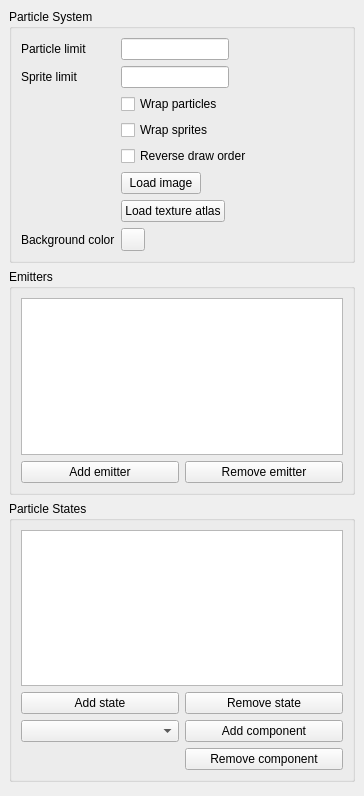
<?xml version="1.0" encoding="UTF-8"?>
<ui version="4.0">
 <class>particleEditor</class>
 <widget class="QDockWidget" name="particleEditor">
  <property name="geometry">
   <rect>
    <x>0</x>
    <y>0</y>
    <width>364</width>
    <height>796</height>
   </rect>
  </property>
  <property name="windowTitle">
   <string>Particle Editor</string>
  </property>
  <widget class="QWidget" name="dockWidgetContents">
   <layout class="QVBoxLayout" name="verticalLayout">
    <item>
     <widget class="QGroupBox" name="groupBox_3">
      <property name="title">
       <string>Particle System</string>
      </property>
      <layout class="QFormLayout" name="formLayout">
       <property name="fieldGrowthPolicy">
        <enum>QFormLayout::FieldsStayAtSizeHint</enum>
       </property>
       <item row="0" column="0">
        <widget class="QLabel" name="lblMaxParticles">
         <property name="text">
          <string>Particle limit</string>
         </property>
        </widget>
       </item>
       <item row="0" column="1">
        <widget class="QLineEdit" name="editParticleLimit"/>
       </item>
       <item row="1" column="0">
        <widget class="QLabel" name="lblMaxSprites">
         <property name="text">
          <string>Sprite limit</string>
         </property>
        </widget>
       </item>
       <item row="1" column="1">
        <widget class="QLineEdit" name="editSpriteLimit"/>
       </item>
       <item row="2" column="1">
        <widget class="QCheckBox" name="chkWrapParticles">
         <property name="text">
          <string>Wrap particles</string>
         </property>
        </widget>
       </item>
       <item row="3" column="1">
        <widget class="QCheckBox" name="chkWrapSprites">
         <property name="text">
          <string>Wrap sprites</string>
         </property>
        </widget>
       </item>
       <item row="4" column="1">
        <widget class="QCheckBox" name="chkReverseDraw">
         <property name="text">
          <string>Reverse draw order</string>
         </property>
        </widget>
       </item>
       <item row="6" column="1">
        <widget class="QPushButton" name="btnTexture">
         <property name="text">
          <string>Load texture atlas</string>
         </property>
        </widget>
       </item>
       <item row="7" column="1">
        <widget class="QToolButton" name="btnBgColor">
         <property name="text">
          <string/>
         </property>
        </widget>
       </item>
       <item row="7" column="0">
        <widget class="QLabel" name="lblColor">
         <property name="text">
          <string>Background color</string>
         </property>
        </widget>
       </item>
       <item row="5" column="1">
        <widget class="QPushButton" name="btnLoadImage">
         <property name="text">
          <string>Load image</string>
         </property>
        </widget>
       </item>
      </layout>
     </widget>
    </item>
    <item>
     <widget class="QGroupBox" name="groupBox">
      <property name="title">
       <string>Emitters</string>
      </property>
      <layout class="QGridLayout" name="gridLayout">
       <item row="1" column="0">
        <widget class="QPushButton" name="btnAddEmitter">
         <property name="text">
          <string>Add emitter</string>
         </property>
        </widget>
       </item>
       <item row="1" column="1">
        <widget class="QPushButton" name="btnDeleteEmitter">
         <property name="text">
          <string>Remove emitter</string>
         </property>
        </widget>
       </item>
       <item row="0" column="0" colspan="2">
        <widget class="QListWidget" name="listEmitter">
         <property name="sizePolicy">
          <sizepolicy hsizetype="Expanding" vsizetype="Expanding">
           <horstretch>0</horstretch>
           <verstretch>0</verstretch>
          </sizepolicy>
         </property>
         <property name="editTriggers">
          <set>QAbstractItemView::NoEditTriggers</set>
         </property>
         <property name="showDropIndicator" stdset="0">
          <bool>false</bool>
         </property>
         <property name="resizeMode">
          <enum>QListView::Adjust</enum>
         </property>
         <property name="selectionRectVisible">
          <bool>true</bool>
         </property>
        </widget>
       </item>
      </layout>
     </widget>
    </item>
    <item>
     <widget class="QGroupBox" name="groupBox_2">
      <property name="title">
       <string>Particle States</string>
      </property>
      <layout class="QGridLayout" name="gridLayout_2">
       <item row="1" column="0">
        <widget class="QPushButton" name="btnAddState">
         <property name="text">
          <string>Add state</string>
         </property>
        </widget>
       </item>
       <item row="2" column="0">
        <widget class="QComboBox" name="cmbComponent"/>
       </item>
       <item row="2" column="1">
        <widget class="QPushButton" name="btnAddComponent">
         <property name="text">
          <string>Add component</string>
         </property>
        </widget>
       </item>
       <item row="1" column="1">
        <widget class="QPushButton" name="btnDeleteState">
         <property name="text">
          <string>Remove state</string>
         </property>
        </widget>
       </item>
       <item row="0" column="0" colspan="2">
        <widget class="QListWidget" name="listState">
         <property name="sizePolicy">
          <sizepolicy hsizetype="Expanding" vsizetype="Expanding">
           <horstretch>0</horstretch>
           <verstretch>0</verstretch>
          </sizepolicy>
         </property>
         <property name="editTriggers">
          <set>QAbstractItemView::NoEditTriggers</set>
         </property>
         <property name="showDropIndicator" stdset="0">
          <bool>false</bool>
         </property>
         <property name="resizeMode">
          <enum>QListView::Adjust</enum>
         </property>
         <property name="selectionRectVisible">
          <bool>true</bool>
         </property>
        </widget>
       </item>
       <item row="3" column="1">
        <widget class="QPushButton" name="btnRemoveComponent">
         <property name="text">
          <string>Remove component</string>
         </property>
        </widget>
       </item>
      </layout>
     </widget>
    </item>
    <item>
     <spacer name="verticalSpacer">
      <property name="orientation">
       <enum>Qt::Vertical</enum>
      </property>
      <property name="sizeHint" stdset="0">
       <size>
        <width>20</width>
        <height>40</height>
       </size>
      </property>
     </spacer>
    </item>
   </layout>
  </widget>
 </widget>
 <resources/>
 <connections>
  <connection>
   <sender>btnAddComponent</sender>
   <signal>clicked()</signal>
   <receiver>particleEditor</receiver>
   <slot>onNewComponent()</slot>
   <hints>
    <hint type="sourcelabel">
     <x>262</x>
     <y>728</y>
    </hint>
    <hint type="destinationlabel">
     <x>181</x>
     <y>397</y>
    </hint>
   </hints>
  </connection>
  <connection>
   <sender>btnAddEmitter</sender>
   <signal>clicked()</signal>
   <receiver>particleEditor</receiver>
   <slot>onNewEmitter()</slot>
   <hints>
    <hint type="sourcelabel">
     <x>100</x>
     <y>446</y>
    </hint>
    <hint type="destinationlabel">
     <x>181</x>
     <y>397</y>
    </hint>
   </hints>
  </connection>
  <connection>
   <sender>btnAddState</sender>
   <signal>clicked()</signal>
   <receiver>particleEditor</receiver>
   <slot>onNewState()</slot>
   <hints>
    <hint type="sourcelabel">
     <x>100</x>
     <y>694</y>
    </hint>
    <hint type="destinationlabel">
     <x>181</x>
     <y>397</y>
    </hint>
   </hints>
  </connection>
  <connection>
   <sender>btnDeleteEmitter</sender>
   <signal>clicked()</signal>
   <receiver>particleEditor</receiver>
   <slot>onDeleteEmitter()</slot>
   <hints>
    <hint type="sourcelabel">
     <x>262</x>
     <y>446</y>
    </hint>
    <hint type="destinationlabel">
     <x>181</x>
     <y>397</y>
    </hint>
   </hints>
  </connection>
  <connection>
   <sender>btnDeleteState</sender>
   <signal>clicked()</signal>
   <receiver>particleEditor</receiver>
   <slot>onDeleteState()</slot>
   <hints>
    <hint type="sourcelabel">
     <x>262</x>
     <y>694</y>
    </hint>
    <hint type="destinationlabel">
     <x>181</x>
     <y>397</y>
    </hint>
   </hints>
  </connection>
  <connection>
   <sender>btnTexture</sender>
   <signal>clicked()</signal>
   <receiver>particleEditor</receiver>
   <slot>onLoadAtlas()</slot>
   <hints>
    <hint type="sourcelabel">
     <x>224</x>
     <y>197</y>
    </hint>
    <hint type="destinationlabel">
     <x>181</x>
     <y>397</y>
    </hint>
   </hints>
  </connection>
  <connection>
   <sender>chkReverseDraw</sender>
   <signal>toggled(bool)</signal>
   <receiver>particleEditor</receiver>
   <slot>onReverseDraw(bool)</slot>
   <hints>
    <hint type="sourcelabel">
     <x>225</x>
     <y>166</y>
    </hint>
    <hint type="destinationlabel">
     <x>181</x>
     <y>397</y>
    </hint>
   </hints>
  </connection>
  <connection>
   <sender>chkWrapParticles</sender>
   <signal>toggled(bool)</signal>
   <receiver>particleEditor</receiver>
   <slot>onWrapParticles(bool)</slot>
   <hints>
    <hint type="sourcelabel">
     <x>209</x>
     <y>124</y>
    </hint>
    <hint type="destinationlabel">
     <x>181</x>
     <y>397</y>
    </hint>
   </hints>
  </connection>
  <connection>
   <sender>chkWrapSprites</sender>
   <signal>toggled(bool)</signal>
   <receiver>particleEditor</receiver>
   <slot>onWrapSprites(bool)</slot>
   <hints>
    <hint type="sourcelabel">
     <x>204</x>
     <y>145</y>
    </hint>
    <hint type="destinationlabel">
     <x>181</x>
     <y>397</y>
    </hint>
   </hints>
  </connection>
  <connection>
   <sender>editParticleLimit</sender>
   <signal>textChanged(QString)</signal>
   <receiver>particleEditor</receiver>
   <slot>onEditParticleLimit(QString)</slot>
   <hints>
    <hint type="sourcelabel">
     <x>221</x>
     <y>67</y>
    </hint>
    <hint type="destinationlabel">
     <x>181</x>
     <y>397</y>
    </hint>
   </hints>
  </connection>
  <connection>
   <sender>editSpriteLimit</sender>
   <signal>textChanged(QString)</signal>
   <receiver>particleEditor</receiver>
   <slot>onEditSpriteLimit(QString)</slot>
   <hints>
    <hint type="sourcelabel">
     <x>221</x>
     <y>98</y>
    </hint>
    <hint type="destinationlabel">
     <x>181</x>
     <y>397</y>
    </hint>
   </hints>
  </connection>
  <connection>
   <sender>listEmitter</sender>
   <signal>itemClicked(QListWidgetItem*)</signal>
   <receiver>particleEditor</receiver>
   <slot>onEmitterClick()</slot>
   <hints>
    <hint type="sourcelabel">
     <x>181</x>
     <y>336</y>
    </hint>
    <hint type="destinationlabel">
     <x>181</x>
     <y>397</y>
    </hint>
   </hints>
  </connection>
  <connection>
   <sender>listState</sender>
   <signal>itemClicked(QListWidgetItem*)</signal>
   <receiver>particleEditor</receiver>
   <slot>onStateClick()</slot>
   <hints>
    <hint type="sourcelabel">
     <x>181</x>
     <y>585</y>
    </hint>
    <hint type="destinationlabel">
     <x>181</x>
     <y>397</y>
    </hint>
   </hints>
  </connection>
  <connection>
   <sender>btnBgColor</sender>
   <signal>clicked()</signal>
   <receiver>particleEditor</receiver>
   <slot>onBgColorClick()</slot>
   <hints>
    <hint type="sourcelabel">
     <x>186</x>
     <y>232</y>
    </hint>
    <hint type="destinationlabel">
     <x>181</x>
     <y>397</y>
    </hint>
   </hints>
  </connection>
  <connection>
   <sender>btnRemoveComponent</sender>
   <signal>clicked()</signal>
   <receiver>particleEditor</receiver>
   <slot>onDeleteComponent()</slot>
   <hints>
    <hint type="sourcelabel">
     <x>262</x>
     <y>744</y>
    </hint>
    <hint type="destinationlabel">
     <x>181</x>
     <y>397</y>
    </hint>
   </hints>
  </connection>
  <connection>
   <sender>btnLoadImage</sender>
   <signal>clicked()</signal>
   <receiver>particleEditor</receiver>
   <slot>onLoadImage()</slot>
   <hints>
    <hint type="sourcelabel">
     <x>222</x>
     <y>197</y>
    </hint>
    <hint type="destinationlabel">
     <x>181</x>
     <y>397</y>
    </hint>
   </hints>
  </connection>
 </connections>
 <slots>
  <slot>onNewComponent()</slot>
  <slot>onNewState()</slot>
  <slot>onNewEmitter()</slot>
  <slot>onDeleteEmitter()</slot>
  <slot>onDeleteState()</slot>
  <slot>onLoadAtlas()</slot>
  <slot>onReverseDraw(bool)</slot>
  <slot>onWrapParticles(bool)</slot>
  <slot>onWrapSprites(bool)</slot>
  <slot>onEditParticleLimit(QString)</slot>
  <slot>onEditSpriteLimit(QString)</slot>
  <slot>onEmitterClick()</slot>
  <slot>onStateClick()</slot>
  <slot>onBgColorClick()</slot>
  <slot>onDeleteComponent()</slot>
  <slot>onLoadImage()</slot>
 </slots>
</ui>
